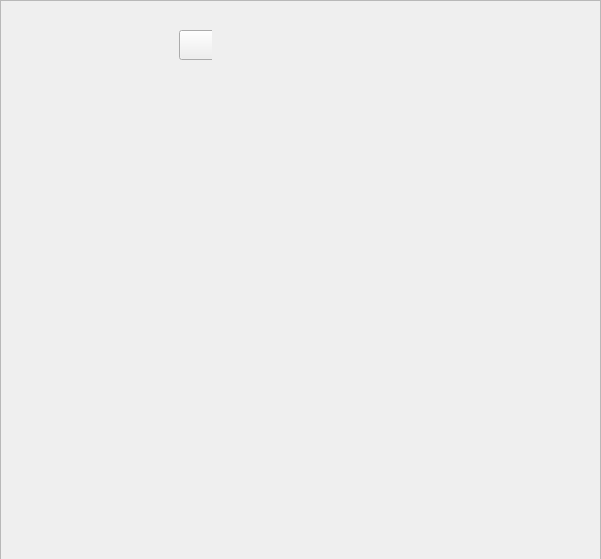
<?xml version="1.0" encoding="UTF-8"?>
<ui version="4.0">
 <class>Frame</class>
 <widget class="QFrame" name="Frame">
  <property name="geometry">
   <rect>
    <x>0</x>
    <y>0</y>
    <width>601</width>
    <height>559</height>
   </rect>
  </property>
  <property name="windowTitle">
   <string>Frame</string>
  </property>
  <widget class="SmoothScrollArea" name="SmoothScrollArea">
   <property name="geometry">
    <rect>
     <x>0</x>
     <y>0</y>
     <width>601</width>
     <height>561</height>
    </rect>
   </property>
   <property name="widgetResizable">
    <bool>true</bool>
   </property>
   <widget class="QWidget" name="scrollAreaWidgetContents">
    <property name="geometry">
     <rect>
      <x>0</x>
      <y>0</y>
      <width>599</width>
      <height>559</height>
     </rect>
    </property>
    <widget class="ElevatedCardWidget" name="ElevatedCardWidget">
     <property name="geometry">
      <rect>
       <x>50</x>
       <y>29</y>
       <width>161</width>
       <height>621</height>
      </rect>
     </property>
     <widget class="TransparentToolButton" name="TransparentToolButton">
      <property name="geometry">
       <rect>
        <x>128</x>
        <y>0</y>
        <width>36</width>
        <height>30</height>
       </rect>
      </property>
      <property name="toolButtonStyle">
       <enum>Qt::ToolButtonIconOnly</enum>
      </property>
      <property name="autoRaise">
       <bool>false</bool>
      </property>
      <property name="arrowType">
       <enum>Qt::NoArrow</enum>
      </property>
     </widget>
    </widget>
    <widget class="HeaderCardWidget" name="HeaderCardWidget">
     <property name="geometry">
      <rect>
       <x>300</x>
       <y>80</y>
       <width>111</width>
       <height>331</height>
      </rect>
     </property>
    </widget>
   </widget>
  </widget>
 </widget>
 <customwidgets>
  <customwidget>
   <class>ToolButton</class>
   <extends>QToolButton</extends>
   <header>qfluentwidgets</header>
  </customwidget>
  <customwidget>
   <class>TransparentToolButton</class>
   <extends>ToolButton</extends>
   <header>qfluentwidgets</header>
  </customwidget>
  <customwidget>
   <class>CardWidget</class>
   <extends>QFrame</extends>
   <header>qfluentwidgets</header>
   <container>1</container>
  </customwidget>
  <customwidget>
   <class>ElevatedCardWidget</class>
   <extends>SimpleCardWidget</extends>
   <header>qfluentwidgets</header>
   <container>1</container>
  </customwidget>
  <customwidget>
   <class>SimpleCardWidget</class>
   <extends>CardWidget</extends>
   <header>qfluentwidgets</header>
   <container>1</container>
  </customwidget>
  <customwidget>
   <class>HeaderCardWidget</class>
   <extends>SimpleCardWidget</extends>
   <header>qfluentwidgets</header>
   <container>1</container>
  </customwidget>
  <customwidget>
   <class>SmoothScrollArea</class>
   <extends>QScrollArea</extends>
   <header>qfluentwidgets</header>
   <container>1</container>
  </customwidget>
 </customwidgets>
 <resources/>
 <connections/>
</ui>
